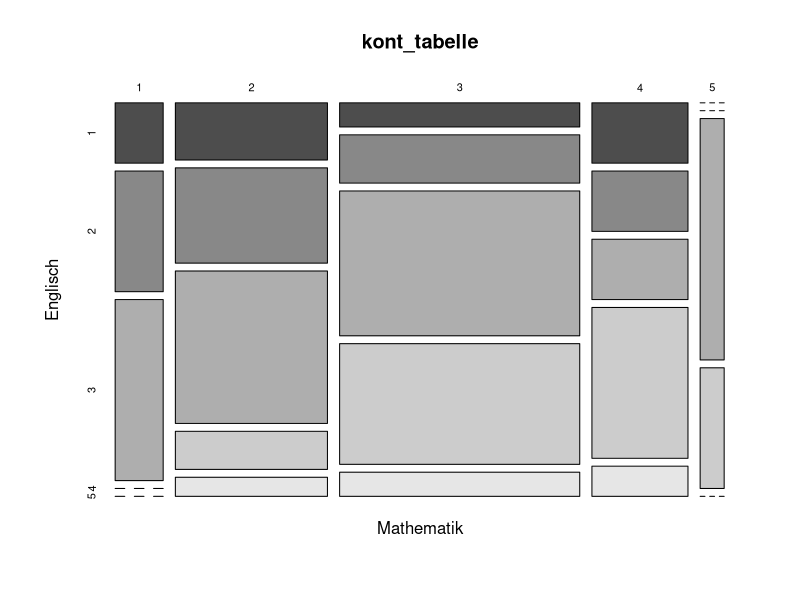

Here is the R script that generated this plot:
## ---- chunk 1
knitr::opts_chunk$set(echo = TRUE)
## ---- chunk 2

library(knitr)
options(knitr.kable.NA='') # zeige NAs als Leerzeichen

betriebe <- matrix(c(639,64,41,744,
                     487,131,41,659,
                     203,153,33,389,
                     54,91,17,162,
                     46,112,18,176,
                     1429,551,150,2130),
                   nrow=6,ncol=4,byrow=T,
                   dimnames=list(c("[0,50)", "[50, 180)", 
                                   "[180, 500)", "[500, 1000)", ">= 1000", "Summe"),
                                 c("Vollzeit", "Nebenerwerb", "Pacht", "Summe")))
kable(betriebe)
## ---- chunk 3
betriebe_kont <- betriebe[1:5, 1:3]
round(addmargins(prop.table(betriebe_kont)), 3)
## ---- chunk 4
noten <- read.csv("../noten_mathematik_englisch.csv")
kable(head(noten))
## ---- chunk 5
#a)
kont_tabelle <- table(noten)
kont_tabelle

addmargins(kont_tabelle)

#b)
round(addmargins(prop.table(kont_tabelle)), 3)

#c)
# mosaikplot mit graustufen
mosaicplot(kont_tabelle, col=T)
## ---- chunk 6
ausschlag <- matrix(c(223, 75, 107, 21), nrow=2, byrow=T, 
                dimnames=list(c("mit Salbe","ohne Salbe"), c("besser","schlimmer")))
kable(ausschlag)
## ---- chunk 7
#b)
addmargins(ausschlag)

#c)
round(addmargins(prop.table(ausschlag)), 3)

#d)
# 1 bei prop table um relative häufigkeit zu berechnen
# 2 berechnet die randsumme nur für die zeilen
bed_table <- round(addmargins(prop.table(ausschlag,1),2),3)
bed_table
